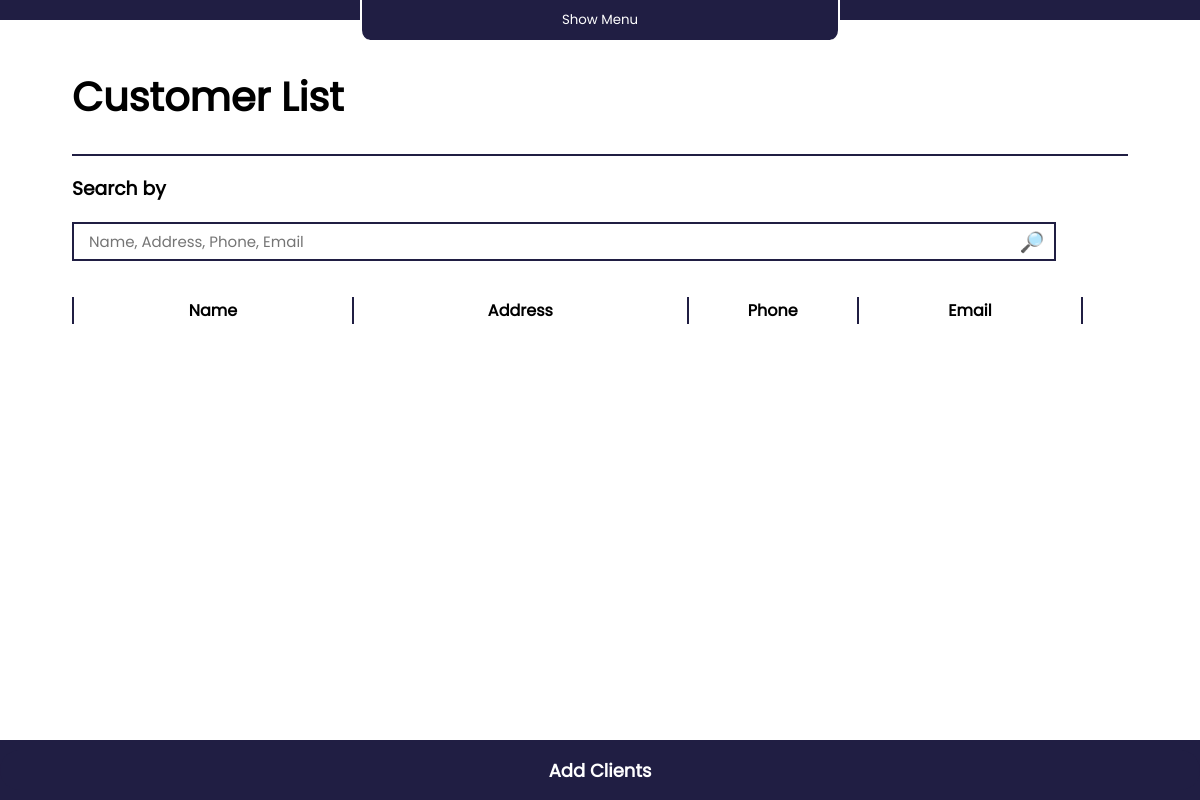
/clients/ (signed in), run on an earlier commit of the app's database.
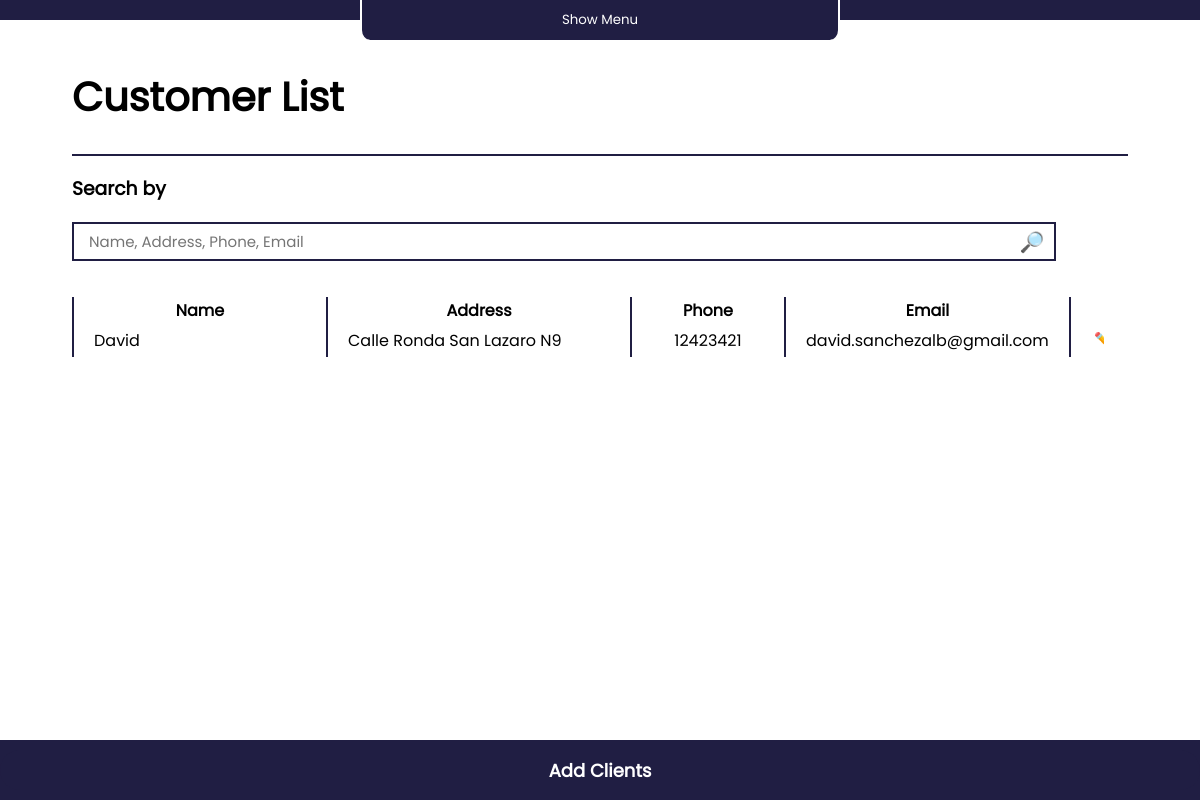
And on a later commit of the database.
### webapp/models.py (models this page shows, shortened)
class Clients(models.Model):
        id = models.UUIDField(
                default=uuid_lib.uuid4,
                unique=True,
                primary_key=True,
                editable=False
        )
        user = models.ForeignKey(User, on_delete=models.CASCADE)
        name = models.CharField(max_length=100)
        address = models.CharField(max_length=200)
        phone = models.CharField(max_length=15)
        email = models.EmailField()

### webapp/views.py (the view, shortened to what this page needs)
# urls.py: path('clients/', views.clients, name='clients'),
@login_required
def clients(request):
    if request.method == 'GET':
        query = request.GET.get('q', '')
        if query:
            clients = Clients.objects.filter(user=request.user).filter(Q(name__icontains=query) | Q(address__icontains=query)| Q(phone__icontains=query)| Q(email__icontains=query))
        else:
            clients = Clients.objects.filter(user=request.user)
        return render(request, 'container_templates/clients.html', {'clients': clients, 'form': clientForm(), 'query': query})

### webapp/forms.py
class clientForm(forms.ModelForm):
    class Meta:
        model = Clients
        fields = ['name', 'address', 'phone', 'email']

### webapp/templates/container_templates/clients.html (shortened to what this page needs)
{% extends "../template.html" %}
{% load i18n %}
{% block content %}
<link rel="stylesheet" href="/static/styles/main.css">
<link rel="stylesheet" href="/static/styles/clients.css">
<div class="div-generalTitle">
    <h1>{% if is_update %}{% trans "Edit Client" %}{% else %}{% trans "Customer List" %}{% endif %}</h1>
</div>
    <div id="div-contenido">
        <div id="div-searchEngine" {% if is_update %} style="visibility: hidden;" {% else %} style="visibility: visible" {% endif %}>
            <h3>{% trans "Search by" %}</h3>
            <form id="form-searchEngine" method="GET" action="">
                <input type="text" name="q" placeholder="Name, Address, Phone, Email" value="{{ query }}">
                <button type="submit">{% trans "🔎" %}</button>
            </form>
        </div>
        <div id="div-generalTable" {% if is_update %} style="display: none;" {% else %} style="display: block;" {% endif %}>
            <table id="table-clientsList">
                <thead>
                    <tr>
                        <th id="clientsList-th-name">{% trans "Name" %}</th>
                        <th id="clientsList-th-address">{% trans "Address" %}</th>
                        <th id="clientsList-th-phone">{% trans "Phone" %}</th>
                        <th id="clientsList-th-email">{% trans "Email" %}</th>
                    </tr>
                </thead>
                <tbody>
                    {% for client in clients %}
                    <tr>
                        <td id="clientsList-td-name">{{ client.name }}</td>
                        <td id="clientsList-td-address">{{ client.address }}</td>
                        <td id="clientsList-td-phone">{{ client.phone }}</td>
                        <td id="clientsList-td-email">{{ client.email }}</td>
                        <td id="clientsList-td-options">
                            <a href="/clients/update/{{ client.id }}">✏️</a>
                        </td>
                    </tr>
                    {% endfor %}
                </tbody>
            </table>
        </div>
    </div>
<footer>
    {% if is_update %}
    <a href="/clients"><button id="button-GoBack">{% trans "Back" %}</button></a>
    {% else %}
    <button id="Button-addObject-footer">{% trans "Add Clients" %}</button>
    {% endif %}
</footer>
{% endblock %}

What changed in the data, as far as the page shows it:
added Clients: name "David", address "Calle Ronda San Lazaro N9", phone "12423421", email "david.sanchezalb@gmail.com"
